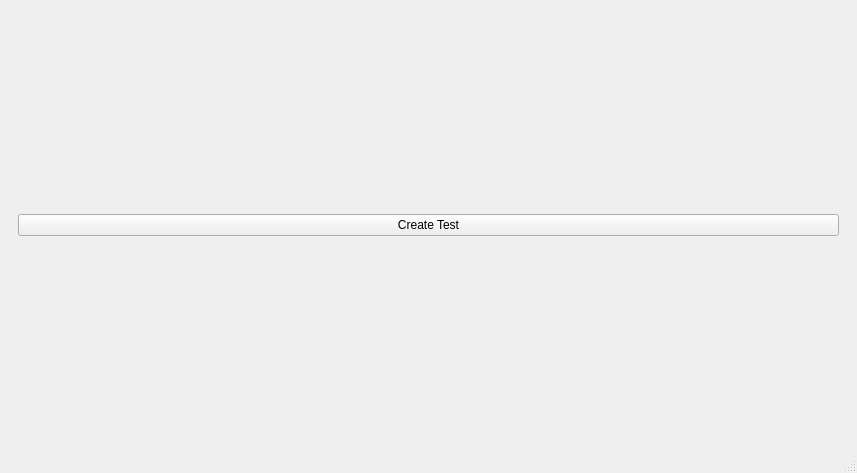
<?xml version="1.0" encoding="UTF-8"?>
<ui version="4.0">
 <class>MenuWindow</class>
 <widget class="QMainWindow" name="MenuWindow">
  <property name="geometry">
   <rect>
    <x>0</x>
    <y>0</y>
    <width>857</width>
    <height>473</height>
   </rect>
  </property>
  <property name="windowTitle">
   <string>TestControl</string>
  </property>
  <widget class="QWidget" name="centralwidget">
   <layout class="QVBoxLayout" name="verticalLayout_2">
    <item>
     <widget class="QStackedWidget" name="stackedWidget">
      <property name="currentIndex">
       <number>0</number>
      </property>
      <widget class="QWidget" name="tests_page">
       <layout class="QVBoxLayout" name="verticalLayout">
        <property name="leftMargin">
         <number>9</number>
        </property>
        <item>
         <widget class="QPushButton" name="createPushButton">
          <property name="text">
           <string>Create Test</string>
          </property>
         </widget>
        </item>
       </layout>
      </widget>
      <widget class="QWidget" name="menu_page">
       <layout class="QVBoxLayout" name="verticalLayout_3">
        <item>
         <widget class="QPushButton" name="testsPushButton">
          <property name="sizePolicy">
           <sizepolicy hsizetype="MinimumExpanding" vsizetype="MinimumExpanding">
            <horstretch>0</horstretch>
            <verstretch>0</verstretch>
           </sizepolicy>
          </property>
          <property name="minimumSize">
           <size>
            <width>200</width>
            <height>0</height>
           </size>
          </property>
          <property name="text">
           <string>Tests</string>
          </property>
         </widget>
        </item>
        <item>
         <widget class="QPushButton" name="exitPushButton">
          <property name="sizePolicy">
           <sizepolicy hsizetype="MinimumExpanding" vsizetype="MinimumExpanding">
            <horstretch>0</horstretch>
            <verstretch>0</verstretch>
           </sizepolicy>
          </property>
          <property name="text">
           <string>Exit</string>
          </property>
         </widget>
        </item>
       </layout>
      </widget>
     </widget>
    </item>
   </layout>
  </widget>
  <widget class="QMenuBar" name="menubar">
   <property name="geometry">
    <rect>
     <x>0</x>
     <y>0</y>
     <width>857</width>
     <height>21</height>
    </rect>
   </property>
  </widget>
  <widget class="QStatusBar" name="statusbar"/>
 </widget>
 <resources/>
 <connections/>
</ui>
